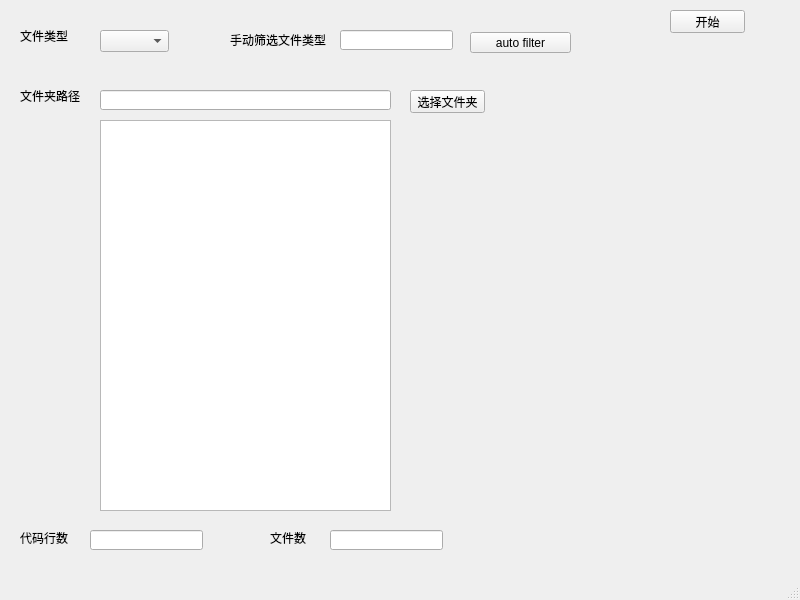
<?xml version="1.0" encoding="UTF-8"?>
<ui version="4.0">
 <class>MainWindow</class>
 <widget class="QMainWindow" name="MainWindow">
  <property name="geometry">
   <rect>
    <x>0</x>
    <y>0</y>
    <width>800</width>
    <height>600</height>
   </rect>
  </property>
  <property name="minimumSize">
   <size>
    <width>800</width>
    <height>600</height>
   </size>
  </property>
  <property name="maximumSize">
   <size>
    <width>800</width>
    <height>600</height>
   </size>
  </property>
  <property name="windowTitle">
   <string>accuLine</string>
  </property>
  <widget class="QWidget" name="centralwidget">
   <widget class="QComboBox" name="m_combox_file_type">
    <property name="geometry">
     <rect>
      <x>100</x>
      <y>30</y>
      <width>69</width>
      <height>22</height>
     </rect>
    </property>
   </widget>
   <widget class="QLabel" name="label">
    <property name="geometry">
     <rect>
      <x>20</x>
      <y>30</y>
      <width>54</width>
      <height>12</height>
     </rect>
    </property>
    <property name="text">
     <string>文件类型</string>
    </property>
   </widget>
   <widget class="QLabel" name="label_2">
    <property name="geometry">
     <rect>
      <x>20</x>
      <y>86</y>
      <width>61</width>
      <height>20</height>
     </rect>
    </property>
    <property name="text">
     <string>文件夹路径</string>
    </property>
   </widget>
   <widget class="QLineEdit" name="m_lineEdit_dir_path">
    <property name="geometry">
     <rect>
      <x>100</x>
      <y>90</y>
      <width>291</width>
      <height>20</height>
     </rect>
    </property>
   </widget>
   <widget class="QLabel" name="label_3">
    <property name="geometry">
     <rect>
      <x>20</x>
      <y>530</y>
      <width>54</width>
      <height>16</height>
     </rect>
    </property>
    <property name="text">
     <string>代码行数</string>
    </property>
   </widget>
   <widget class="QLineEdit" name="m_lineEdit_source_count">
    <property name="geometry">
     <rect>
      <x>90</x>
      <y>530</y>
      <width>113</width>
      <height>20</height>
     </rect>
    </property>
   </widget>
   <widget class="QPushButton" name="m_button_begin">
    <property name="geometry">
     <rect>
      <x>670</x>
      <y>10</y>
      <width>75</width>
      <height>23</height>
     </rect>
    </property>
    <property name="text">
     <string>开始</string>
    </property>
   </widget>
   <widget class="QTextEdit" name="m_textEdit_files">
    <property name="geometry">
     <rect>
      <x>100</x>
      <y>120</y>
      <width>291</width>
      <height>391</height>
     </rect>
    </property>
   </widget>
   <widget class="QLabel" name="label_4">
    <property name="geometry">
     <rect>
      <x>270</x>
      <y>530</y>
      <width>54</width>
      <height>16</height>
     </rect>
    </property>
    <property name="text">
     <string>文件数</string>
    </property>
   </widget>
   <widget class="QLineEdit" name="m_lineEdit_files_count">
    <property name="geometry">
     <rect>
      <x>330</x>
      <y>530</y>
      <width>113</width>
      <height>20</height>
     </rect>
    </property>
   </widget>
   <widget class="QPushButton" name="m_button_choose_dir">
    <property name="geometry">
     <rect>
      <x>410</x>
      <y>90</y>
      <width>75</width>
      <height>23</height>
     </rect>
    </property>
    <property name="text">
     <string>选择文件夹</string>
    </property>
   </widget>
   <widget class="QLabel" name="label_5">
    <property name="geometry">
     <rect>
      <x>230</x>
      <y>30</y>
      <width>101</width>
      <height>20</height>
     </rect>
    </property>
    <property name="text">
     <string>手动筛选文件类型</string>
    </property>
   </widget>
   <widget class="QLineEdit" name="m_text_input_type">
    <property name="geometry">
     <rect>
      <x>340</x>
      <y>30</y>
      <width>113</width>
      <height>20</height>
     </rect>
    </property>
   </widget>
   <widget class="QPushButton" name="m_button_manul_filter">
    <property name="geometry">
     <rect>
      <x>470</x>
      <y>32</y>
      <width>101</width>
      <height>21</height>
     </rect>
    </property>
    <property name="text">
     <string>auto filter</string>
    </property>
   </widget>
  </widget>
  <widget class="QStatusBar" name="statusbar"/>
  <widget class="QMenuBar" name="menubar">
   <property name="geometry">
    <rect>
     <x>0</x>
     <y>0</y>
     <width>800</width>
     <height>23</height>
    </rect>
   </property>
  </widget>
 </widget>
 <resources/>
 <connections/>
</ui>
